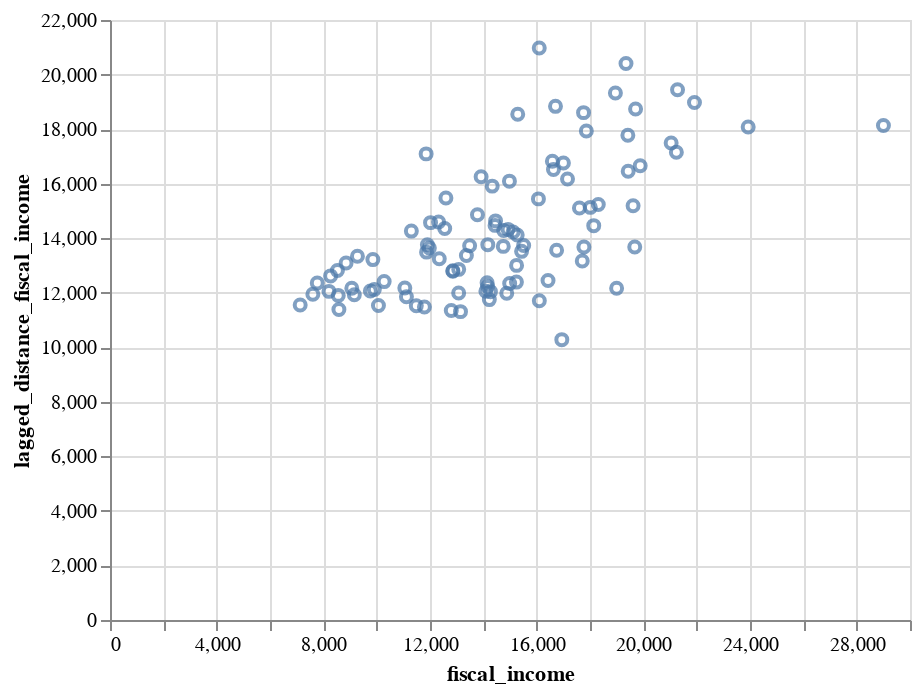

Notebook cell for this chart:
### Code cell
chart = alt.Chart(districts_joined)
chart.mark_point().encode(
    x = 'fiscal_income',
    y = 'lagged_distance_fiscal_income'
)
